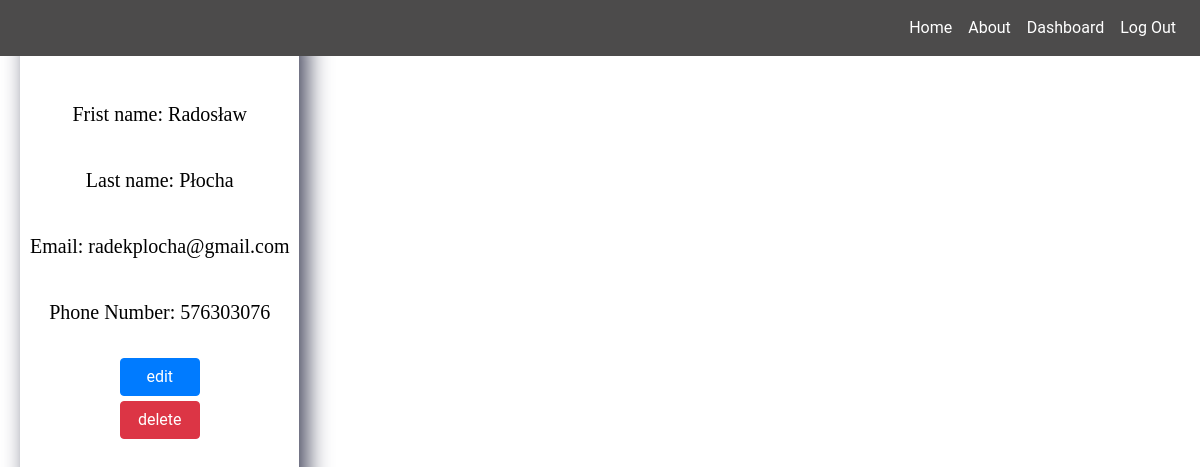
The page /customers/ (signed in) on the database its author committed.
### accounts/models.py (models this page shows, shortened)
class Customer(models.Model):
    first_name = models.CharField(max_length=30)
    last_name = models.CharField(max_length=30)
    email = models.EmailField()
    phone_number = PhoneNumberField()
    username = models.CharField(max_length=30, null=True)

### booking/views.py (the view)
# urls.py: path("customers/", customers, name="customers"),
@staff_member_required
def customers(request):
    customers = Customer.objects.all()
    return render(request, "view.html", {"customers": customers})

### templates/view.html (shortened to what this page needs)
{% extends "base.html" %}
{% block content %}
{% load static %}
{% load static %}
<link rel="stylesheet" type="text/css" href="{% static 'css/update_nav.css' %}">
<link rel="stylesheet" type="text/css" href="{% static 'css/view.css' %}">
<div class="body">
    {% for customer in customers%}
    <div class="data">
        <p>Customer id: {{customer.id}}</p>
        <p>Frist name: {{customer.first_name}}</p>
        <p>Last name: {{customer.last_name}} </p>
        <p>Email: {{customer.email}}</p>
        <p>Phone Number: {{customer.phone_number}}</p>
        <a style="width:80px;margin:5px;" class="btn btn-primary"
            href="{% url 'booking:edit_customers' customer.id %}">edit</a>
        <a style="width:80px;" class="btn btn btn-danger"
            href="{% url 'booking:remove_customers' customer.id %}">delete</a>
    </div>
    {%endfor%}
</div>
{% endblock %}

### static/css/base.css (style rules this page uses)
body { font-family: "Roboto", sans-serif; margin: 0; padding: 0; display: flex; flex-direction: column; align-items: center; justify-content: center; height: 100vh; }

### static/css/view.css (style rules this page uses)
.body { position: absolute; width: 100%; height: 100%; display: flex; flex-direction: row; margin-top: 100px; }
.data { display: flex; flex-direction: column; margin: 20px; height: 600px; align-items: center ; border-radius: 10px; -webkit-box-shadow: 8px 8px 24px 0px rgba(66, 68, 90, 1); -moz-box-shadow: 8px 8px 24px 0px rgba(66, 68, 90, 1); box-shadow: 8px 8px 24px 0px rgba(66, 68, 90, 1); }
p { padding: 10px; font-family: verdana; font-size: 20px; color: rgb(0, 0, 0); }

### rows shown on the page
Customer: first_name "Radosław", last_name "Płocha", email "radekplocha@gmail.com", phone_number "576303076"
